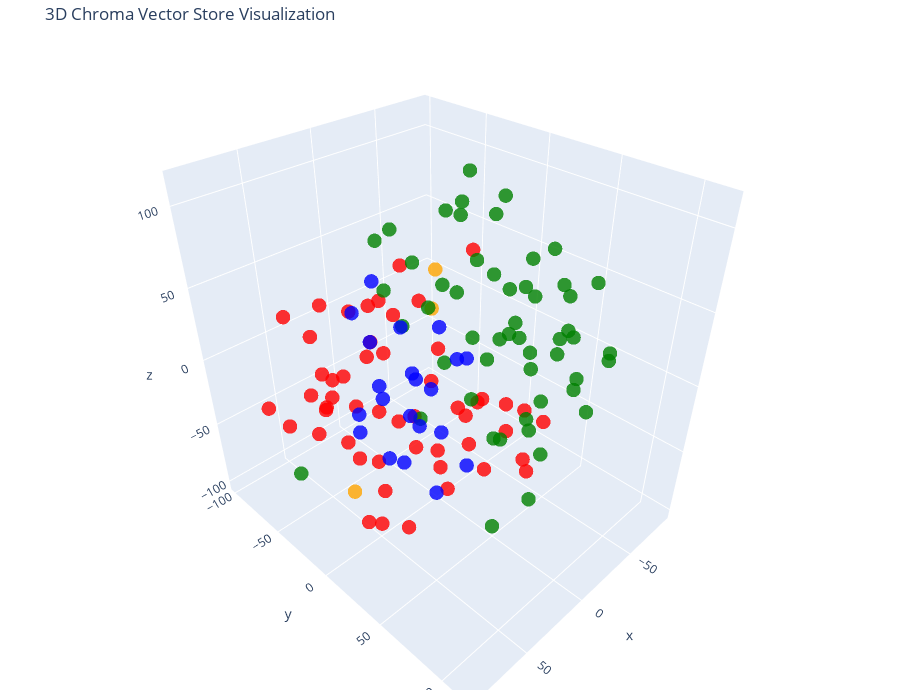

The notebook cell this image was saved under:
### Code cell
# Let's try 3D!
tsne = TSNE(n_components=3, random_state=42)
reduced_vectors = tsne.fit_transform(vectors)
# Create the 3D scatter plot
fig = go.Figure(data=[go.Scatter3d(
    x=reduced_vectors[:, 0],
    y=reduced_vectors[:, 1],
    z=reduced_vectors[:, 2],
    mode='markers',
    marker=dict(size=5, color=colors, opacity=0.8),
    text=[f"Type: {t}<br>Text: {d[:100]}..." for t, d in zip(doc_types, documents)],
    hoverinfo='text'
)])

fig.update_layout(
    title='3D Chroma Vector Store Visualization',
    scene=dict(xaxis_title='x', yaxis_title='y', zaxis_title='z'),
    width=900,
    height=700,
    margin=dict(r=20, b=10, l=10, t=40)
)

fig.show()

### Figure 1 — Plotly figure (JSON) as saved in the notebook; plotly's stock layout.template omitted (floating-point values rounded to 4 significant figures; data arrays with more than 128 entries replaced by an {"elided": "..."} marker saying what was removed)
{"data": [{"hoverinfo": "text", "marker": {"color": {"elided": "129 str values"}, "opacity": 0.8, "size": 5}, "mode": "markers", "text": {"elided": "129 str values"}, "type": "scatter3d", "x": {"elided": "129 float values"}, "y": {"elided": "129 float values"}, "z": {"elided": "129 float values"}}], "layout": {"height": 700, "margin": {"b": 10, "l": 10, "r": 20, "t": 40}, "scene": {"xaxis": {"title": {"text": "x"}}, "yaxis": {"title": {"text": "y"}}, "zaxis": {"title": {"text": "z"}}}, "title": {"text": "3D Chroma Vector Store Visualization"}, "width": 900}}
